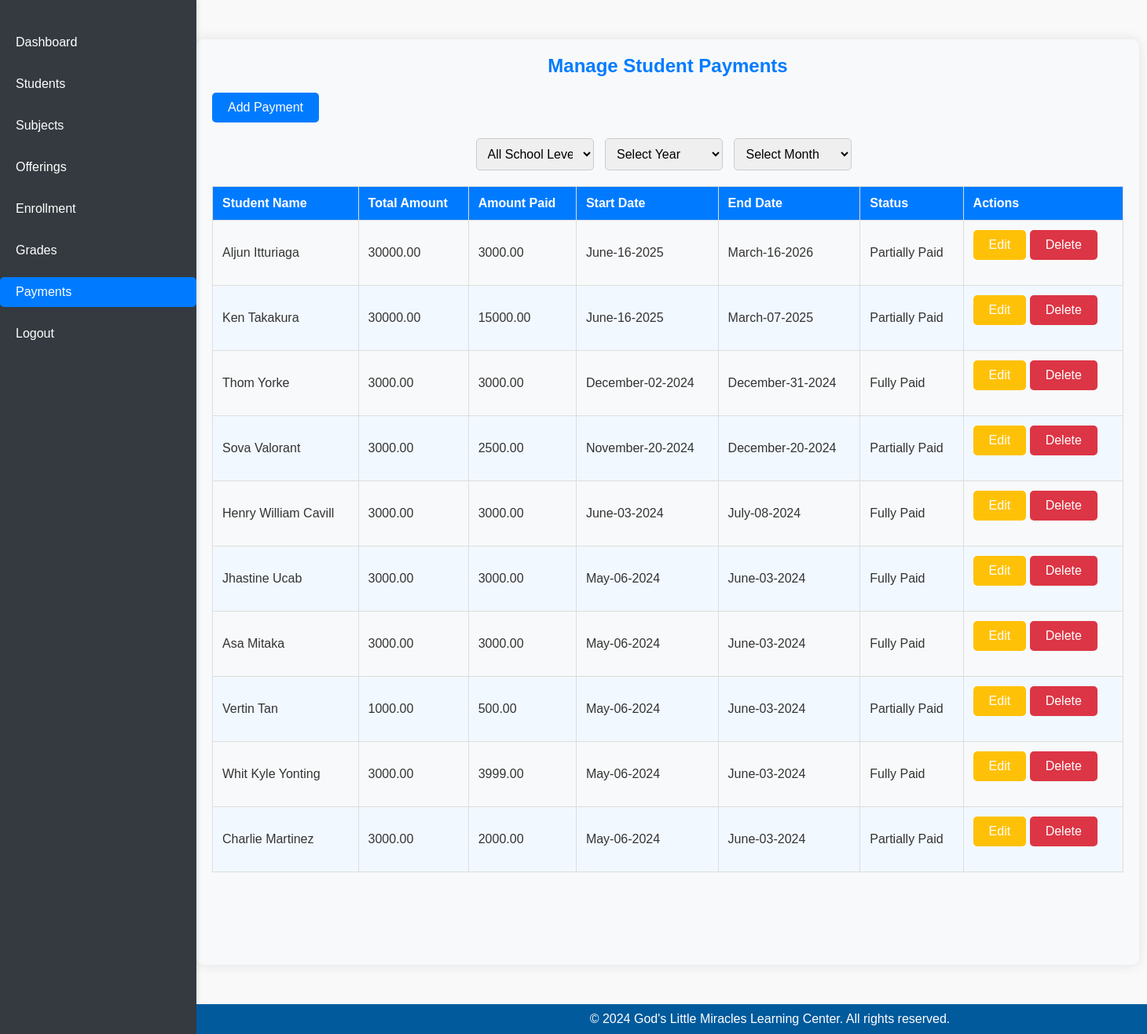
The page /teacher/manage_payments.php (signed in) on the database its author committed.
### tables this page shows
CREATE TABLE `payments` (
  `PaymentID` int(11) NOT NULL,
  `StudentID` int(11) NOT NULL,
  `Amount` decimal(10,2) NOT NULL,
  `AmountPaid` decimal(10,2) NOT NULL DEFAULT 0.00,
  `StartDate` date NOT NULL,
  `EndDate` date NOT NULL,
  `PaymentStatus` enum('Fully Paid','Partially Paid','Not Paid') NOT NULL,
  `DatePaid` date DEFAULT NULL
);

CREATE TABLE `students` (
  `StudentID` int(11) NOT NULL,
  `FirstName` varchar(100) DEFAULT NULL,
  `MiddleName` varchar(100) DEFAULT NULL,
  `LastName` varchar(100) DEFAULT NULL,
  `BirthDate` date DEFAULT NULL,
  `SpecialNeedsDetails` text DEFAULT NULL,
  `ParentGuardianContactInfo` varchar(255) DEFAULT NULL,
  `Username` varchar(50) DEFAULT NULL,
  `Password` varchar(255) DEFAULT NULL,
  `Status` varchar(10) DEFAULT 'Active'
);

### teacher/manage_payments.php (the view, shortened to what this page needs)
<?php
require_once '../includes/config.php';
$selectedSchoolLevel = $_GET['schoolLevel'] ?? '';
$selectedYear = $_GET['year'] ?? '';
$selectedMonth = $_GET['month'] ?? '';
$sql = "SELECT s.StudentID, s.FirstName, s.LastName, p.Amount, p.AmountPaid, p.StartDate, p.EndDate, p.PaymentStatus, p.PaymentID
        FROM (
            SELECT p.PaymentID, p.StudentID, p.Amount, p.AmountPaid, p.StartDate, p.EndDate, p.PaymentStatus,
                   ROW_NUMBER() OVER (PARTITION BY p.StudentID ORDER BY p.StartDate DESC, p.PaymentID DESC) as rn
            FROM payments p
            JOIN enrollment e ON p.StudentID = e.StudentID
            WHERE (:schoolLevel IS NULL OR e.SchoolLevel = :schoolLevel)
              AND (:year IS NULL OR YEAR(p.StartDate) = :year)
              AND (:month IS NULL OR MONTH(p.StartDate) = :month)
        ) p
        JOIN students s ON p.StudentID = s.StudentID
        WHERE p.rn = 1
        ORDER BY p.StartDate DESC";
$stmt = $pdo->prepare($sql);
$stmt->bindValue(':schoolLevel', $selectedSchoolLevel ?: null);
$stmt->bindValue(':year', $selectedYear ?: null);
$stmt->bindValue(':month', $selectedMonth ?: null);
$payments = [];
try {
    $stmt->execute();
    $payments = $stmt->fetchAll(PDO::FETCH_ASSOC);
} catch (PDOException $e) {
    $error = "Error fetching payments: " . $e->getMessage();
}
?>
<!DOCTYPE html>
<html lang="en">
<head>
</head>
<body>
    <?php include 'sidebar2.php'; ?>
    <div class="teacher-content">
        <h2>Manage Student Payments</h2>
        <a href="add_payment.php" class="btn add">Add Payment</a>
        <form method="get">
            <select name="schoolLevel" onchange="this.form.submit()">
                <option value="">All School Levels</option>
            </select>
            <select name="year" onchange="this.form.submit()">
                <option value="">Select Year</option>
            </select>
            <select name="month" onchange="this.form.submit()">
                <option value="">Select Month</option>
            </select>
        </form>
        <table>
            <thead>
                <tr>
                    <th>Student Name</th>
                    <th>Total Amount</th>
                    <th>Amount Paid</th>
                    <th>Start Date</th>
                    <th>End Date</th>
                    <th>Status</th>
                    <th>Actions</th>
                </tr>
            </thead>
            <tbody>
                <?php foreach ($payments as $payment): ?>
                <tr>
                    <td><?= htmlspecialchars($payment['FirstName'] . ' ' . $payment['LastName']); ?></td>
                    <td><?= htmlspecialchars($payment['Amount']); ?></td>
                    <td><?= htmlspecialchars($payment['AmountPaid']); ?></td>
                    <td><?= date('F-d-Y', strtotime($payment['StartDate'])); ?></td>
                    <td><?= date('F-d-Y', strtotime($payment['EndDate'])); ?></td>
                    <td><?= htmlspecialchars($payment['PaymentStatus']); ?></td>
                    <td>
                        <a href="edit_payment.php?id=<?= $payment['PaymentID']; ?>" class="btn edit">Edit</a>
                        <a href="delete_payment.php?id=<?= $payment['PaymentID']; ?>" onclick="return confirm('Are you sure you want to delete this payment?');" class="btn delete">Delete</a>
                    </td>
                </tr>
                <?php endforeach; ?>
            </tbody>
        </table>
    </div>
    <?php include '../includes/footer.php'; ?>
</body>
</html>

### css/sidebar2_style.css (style rules this page uses)
* { margin: 0; padding: 0; box-sizing: border-box; }
body { font-family: Arial, sans-serif; }
.teacher-content { margin-left: 250px; padding: 1px 16px; height: 1000px; }

### teacher/manage_payments.php (style rules this page uses)
body { font-family: Arial, sans-serif; background-color: #f9f9f9; color: #333; margin: 0; padding: 0; }
.teacher-content { max-width: 1200px; margin: 50px auto; padding: 20px; background-color: #fff; box-shadow: 0 0 15px rgba(0, 0, 0, 0.1); border-radius: 10px; overflow-x: auto; overflow-y: visible; }
h2 { text-align: center; color: #007BFF; font-size: 24px; margin-bottom: 20px; }
.btn { display: inline-block; padding: 10px 20px; font-size: 16px; border-radius: 5px; text-decoration: none; color: white; margin-bottom: 20px; transition: background-color 0.3s ease; text-align: center; }
.btn.add { background-color: #007BFF; }
.btn.edit { background-color: #ffc107; }
.btn.delete { background-color: #dc3545; }
form { margin-bottom: 20px; text-align: center; }
select { padding: 10px; font-size: 16px; border: 1px solid #ccc; border-radius: 5px; margin-right: 10px; width: 150px; }
table { width: 100%; border-collapse: collapse; margin-top: 20px; font-size: 16px; table-layout: auto; }
th, td { border: 1px solid #ddd; padding: 12px; text-align: left; }
th { background-color: #007BFF; color: white; }
tr:nth-child(even) { background-color: #f2f8ff; }

### teacher/sidebar2.php (style rules this page uses)
body { font-family: Arial, sans-serif; margin: 0; padding: 0; display: flex; min-height: 100vh; flex-direction: column; }
.teacher-content { margin-left: 250px; padding: 20px; flex-grow: 1; background-color: #f8f9fa; min-height: calc(100vh - 40px); width: calc(100% - 250px); }

### rows shown on the page
payments: StudentID.LastName "Aljun Itturiaga", Amount "30000.00", AmountPaid "3000.00", StartDate "June-16-2025", EndDate "March-16-2026", PaymentStatus "Partially Paid"
payments: StudentID.LastName "Ken Takakura", Amount "30000.00", AmountPaid "15000.00", StartDate "June-16-2025", EndDate "March-07-2025", PaymentStatus "Partially Paid"
payments: StudentID.LastName "Thom Yorke", Amount "3000.00", AmountPaid "3000.00", StartDate "December-02-2024", EndDate "December-31-2024", PaymentStatus "Fully Paid"
payments: StudentID.LastName "Sova Valorant", Amount "3000.00", AmountPaid "2500.00", StartDate "November-20-2024", EndDate "December-20-2024", PaymentStatus "Partially Paid"
payments: StudentID.LastName "Henry William Cavill", Amount "3000.00", AmountPaid "3000.00", StartDate "June-03-2024", EndDate "July-08-2024", PaymentStatus "Fully Paid"
payments: StudentID.LastName "Jhastine Ucab", Amount "3000.00", AmountPaid "3000.00", StartDate "May-06-2024", EndDate "June-03-2024", PaymentStatus "Fully Paid"
payments: StudentID.LastName "Asa Mitaka", Amount "3000.00", AmountPaid "3000.00", StartDate "May-06-2024", EndDate "June-03-2024", PaymentStatus "Fully Paid"
payments: StudentID.LastName "Vertin Tan", Amount "1000.00", AmountPaid "500.00", StartDate "May-06-2024", EndDate "June-03-2024", PaymentStatus "Partially Paid"
payments: StudentID.LastName "Whit Kyle Yonting", Amount "3000.00", AmountPaid "3999.00", StartDate "May-06-2024", EndDate "June-03-2024", PaymentStatus "Fully Paid"
payments: StudentID.LastName "Charlie Martinez", Amount "3000.00", AmountPaid "2000.00", StartDate "May-06-2024", EndDate "June-03-2024", PaymentStatus "Partially Paid"
